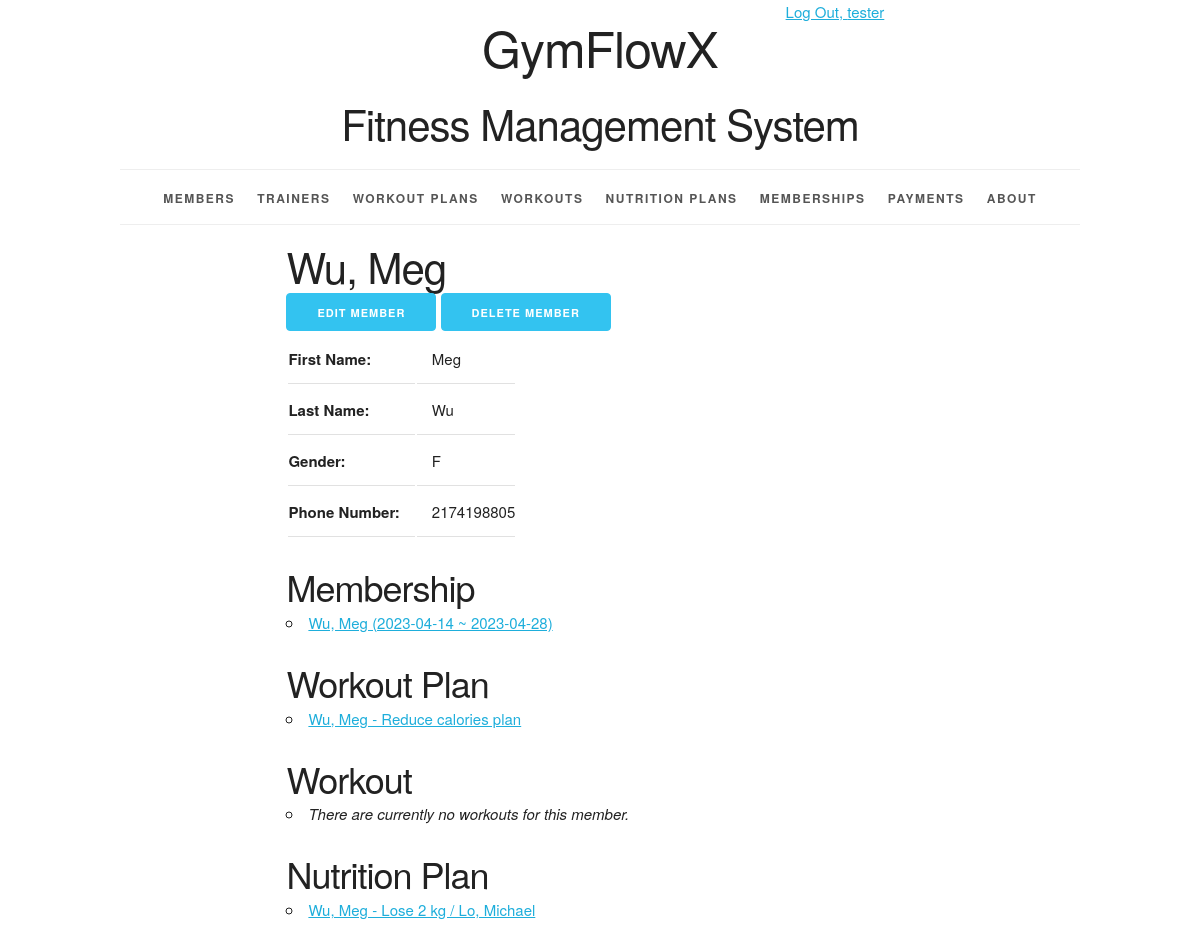
/member/6/ (signed in), run on an earlier commit of the app's database.
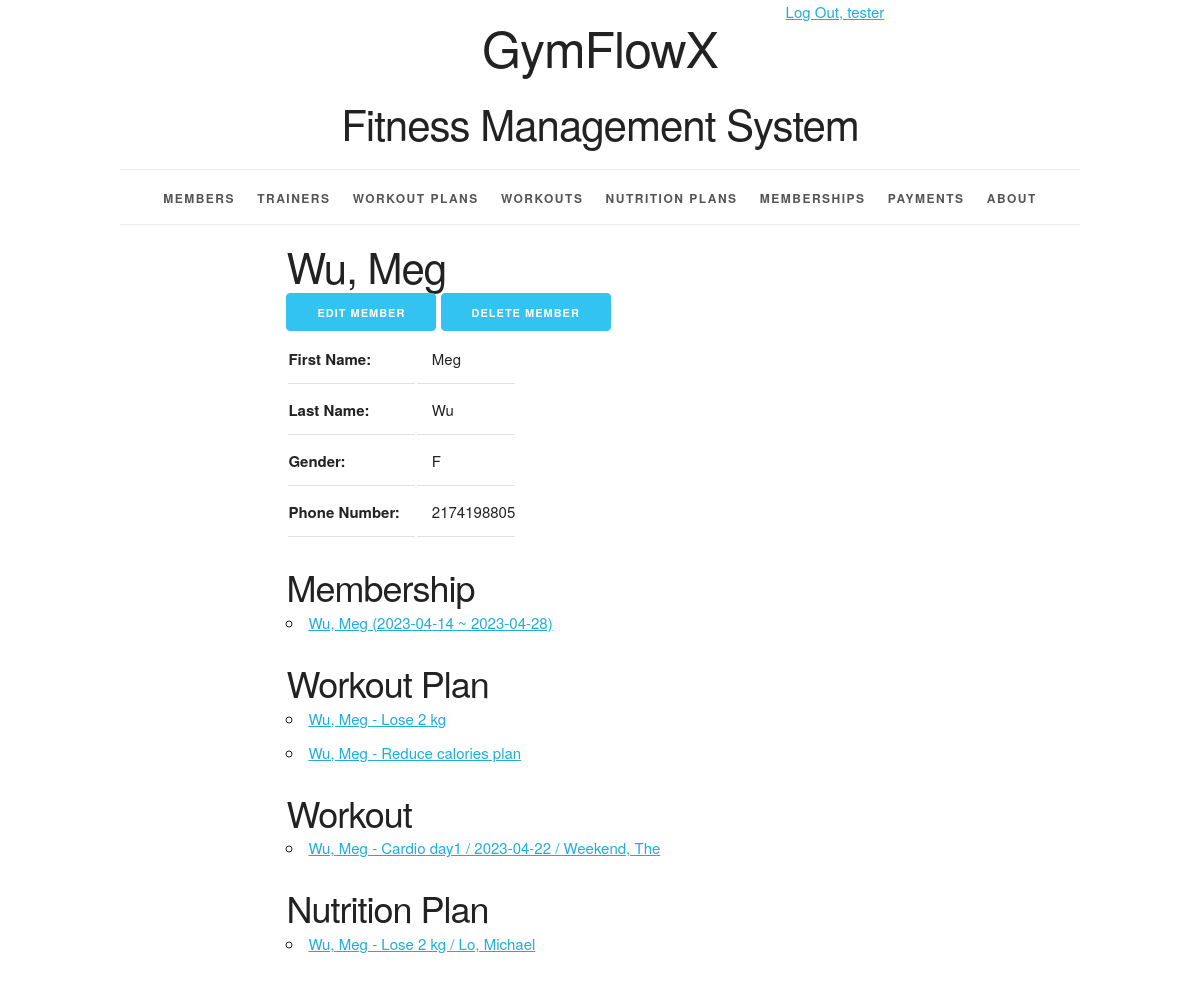
And on a later commit of the database.
### workoutinfo/models.py (models this page shows, shortened)
class Member(models.Model):
    MALE = 'M'
    FEMALE = 'F'
    OTHER = 'O'
    GENDER_CHOICES = [
        (MALE, 'Male'),
        (FEMALE, 'Female'),
        (OTHER, 'Other'),
    ]
    member_id = models.AutoField(primary_key=True)
    first_name = models.CharField(max_length=45)
    last_name = models.CharField(max_length=45)
    disambiguator = models.CharField(max_length=45, blank=True, default='')
    gender = models.CharField(max_length=1, choices=GENDER_CHOICES)
    phone_number = models.CharField(
        max_length=15,
        validators=[RegexValidator(
            r'^\+?\d{9,15}$',
            'Enter a valid phone number.'
        )]
    )
    def __str__(self):
        if self.disambiguator == '':
            return '%s, %s' % (self.last_name, self.first_name)
        else:
            result = '%s, %s (%s)' % (self.last_name, self.first_name, self.disambiguator)
        return result
    def get_update_url(self):
        return reverse('workoutinfo_member_update_urlpattern',
                        kwargs={'pk': self.pk})
    def get_delete_url(self):
        return reverse('workoutinfo_member_delete_urlpattern',
                        kwargs={'pk': self.pk})
    class Meta:
        ordering = ['last_name', 'first_name', 'disambiguator']
        constraints = [
            models.UniqueConstraint(fields=['last_name', 'first_name', 'phone_number'], name='unique_member')
        ]

class Membership(models.Model):
    membership_id = models.AutoField(primary_key=True)
    start_date = models.DateField()
    end_date = models.DateField()
    member = models.ForeignKey(Member, related_name='memberships', on_delete=models.PROTECT)
    def __str__(self):
        return f"{self.member} ({self.start_date} ~ {self.end_date})"
    def get_absolute_url(self):
        return reverse('workoutinfo_membership_detail_urlpattern',
                       kwargs={'pk': self.pk}
                       )
    class Meta:
        ordering = ['member', 'start_date', 'end_date']
        constraints = [
            UniqueConstraint(fields=['member', 'start_date', 'end_date'], name='unique_membership')
        ]

class WorkoutPlan(models.Model):
    workout_plan_id = models.AutoField(primary_key=True)
    name = models.CharField(max_length=255)
    description = models.TextField()
    start_date = models.DateField()
    end_date = models.DateField()
    member = models.ForeignKey(Member, related_name='workoutplans', on_delete=models.PROTECT)
    def __str__(self):
        return f"{self.member} - {self.name}"
    def get_absolute_url(self):
        return reverse('workoutinfo_workoutplan_detail_urlpattern',
                       kwargs={'pk': self.pk}
                       )
    class Meta:
        ordering = ['member', 'name']
        constraints = [
            UniqueConstraint(fields=['name', 'member'], name='unique_workoutplan')
        ]

class NutritionPlan(models.Model):
    TIME_CHOICES = [
        ('breakfast', 'BREAKFAST'),
        ('lunch', 'LUNCH'),
        ('dinner', 'DINNER'),
    ]
    nutrition_plan_id = models.AutoField(primary_key=True)
    name = models.CharField(max_length=255)
    description = models.TextField()
    member = models.ForeignKey(Member, related_name='nutritionplans', on_delete=models.PROTECT)
    trainer = models.ForeignKey(Trainer, related_name='nutritionplans', on_delete=models.PROTECT)
    def __str__(self):
        return f"{self.member} - {self.name} / {self.trainer}"
    def get_absolute_url(self):
        return reverse('workoutinfo_nutritionplan_detail_urlpattern',
                       kwargs={'pk': self.pk}
                       )
    class Meta:
        ordering = ['member', 'name', 'trainer']
        constraints = [
            UniqueConstraint(fields=['member', 'name'], name='unique_nutritionplan')
        ]

class Trainer(models.Model):
    GENDER_CHOICES = [
        ('M', 'Male'),
        ('F', 'Female'),
        ('O', 'Other'),
    ]
    member_id = models.AutoField(primary_key=True)
    first_name = models.CharField(max_length=45)
    last_name = models.CharField(max_length=45)
    disambiguator = models.CharField(max_length=45, blank=True, default='')
    gender = models.CharField(max_length=1, choices=GENDER_CHOICES)
    phone_number = models.CharField(
        max_length=15,
        validators=[RegexValidator(
            r'^\+?\d{9,15}$',
            'Enter a valid phone number.'
        )]
    )
    def __str__(self):
        if self.disambiguator == '':
            return '%s, %s' % (self.last_name, self.first_name)
        else:
            result = '%s, %s (%s)' % (self.last_name, self.first_name, self.disambiguator)
        return result
    class Meta:
        ordering = ['last_name', 'first_name', 'disambiguator']
        constraints = [
            UniqueConstraint(fields=['last_name', 'first_name', 'phone_number'], name='unique_trainer')
        ]

class Workout(models.Model):
    workout_id = models.AutoField(primary_key=True)
    date = models.DateField()
    name = models.CharField(max_length=255)
    description = models.TextField()
    duration = models.IntegerField(help_text='Enter duration in minutes')
    workout_plan = models.ForeignKey(WorkoutPlan, related_name='workouts', on_delete=models.PROTECT)
    member = models.ForeignKey(Member, related_name='workouts', on_delete=models.PROTECT)
    trainer = models.ForeignKey(Trainer, related_name='workouts', on_delete=models.PROTECT)
    def __str__(self):
        return f"{self.member} - {self.name} / {self.date} / {self.trainer}"
    def get_absolute_url(self):
        return reverse('workoutinfo_workout_detail_urlpattern',
                       kwargs={'pk': self.pk}
                       )
    class Meta:
        ordering = ['member', 'name', 'date']
        constraints = [
            UniqueConstraint(fields=['member', 'name'], name='unique_workout')
        ]

### workoutinfo/views.py (the view)
class MemberDetail(LoginRequiredMixin, PermissionRequiredMixin, DetailView):
    model = Member
    permission_required = 'workoutinfo.view_member'
    def get_context_data(self, **kwargs):
        context = super(DetailView, self).get_context_data(**kwargs)
        member = self.get_object()
        membership_list = member.memberships.all()
        workoutplan_list = member.workoutplans.all()
        workout_list = member.workouts.all()
        nutritionplan_list = member.nutritionplans.all()
        context['membership_list'] = membership_list
        context['workoutplan_list'] = workoutplan_list
        context['workout_list'] = workout_list
        context['nutritionplan_list'] = nutritionplan_list
        return context

### workoutinfo/templates/workoutinfo/member_detail.html (shortened to what this page needs)
{% extends 'workoutinfo/base.html' %}
{% block content %}
    <article>
        <div class="row">
            <div class="offset-by-two eight columns">
                <h2>{{ member }}</h2>
                <ul class="inline">
                    {% if perms.workoutinfo.change_member %}
                        <li>
                            <a href="{{ member.get_update_url }}"
                             class="button button-primary">
                            Edit Member</a></li>
                    {% endif %}
                    {% if perms.workoutinfo.delete_member %}
                        <li>
                            <a href="{{ member.get_delete_url }}"
                             class="button button-primary">
                            Delete Member</a></li>
                    {% endif %}
                 </ul>
                <section>
                    <table>
                        <tr>
                            <th>First Name:</th>
                            <td>{{ member.first_name }}</td>
                        </tr>
                        <tr>
                            <th>Last Name:</th>
                            <td>{{ member.last_name }}</td>
                        </tr>
                        <tr>
                            <th>Gender:</th>
                            <td>{{ member.gender }}</td>
                        </tr>
                        <tr>
                            <th>Phone Number:</th>
                            <td>{{ member.phone_number }}</td>
                        </tr>
                    </table>
                </section>
                <section>
                    <h3>Membership</h3>
                    <ul>
                        {% for membership in membership_list %}
                            <li>
                                <a href="{{ membership.get_absolute_url }}">{{ membership }}</a>
                            </li>
                        {% empty %}
                            <li><em>There are currently no memberships for this member.</em></li>
                        {% endfor %}
                    </ul>
                </section>
                <section>
                    <h3>Workout Plan</h3>
                    <ul>
                        {% for workoutplan in workoutplan_list %}
                            <li>
                                <a href="{{ workoutplan.get_absolute_url }}">{{ workoutplan }}</a>
                            </li>
                        {% empty %}
                            <li><em>There are currently no workoutplans for this member.</em></li>
                        {% endfor %}
                    </ul>
                </section>
                <section>
                    <h3>Workout</h3>
                    <ul>
                        {% for workout in workout_list %}
                            <li>
                                <a href="{{ workout.get_absolute_url }}">{{ workout }}</a>
                            </li>
                        {% empty %}
                            <li><em>There are currently no workouts for this member.</em></li>
                        {% endfor %}
                    </ul>
                </section>
                <section>
                    <h3>Nutrition Plan</h3>
                    <ul>
                        {% for nutritionplan in nutritionplan_list %}
                            <li>
                                <a href="{{ nutritionplan.get_absolute_url }}">{{ nutritionplan }}</a>
                            </li>
                        {% empty %}
                            <li><em>There are currently no nutritionplans for this member.</em></li>
                        {% endfor %}
                    </ul>
                </section>
            </div>
        </div>
    </article>
{% endblock %}

### workoutinfo/templates/workoutinfo/base.html (shortened to what this page needs)
{% load static %}
<!DOCTYPE html>
<html lang="en">
<head>
    <link rel="stylesheet" type="text/css"
          href="{% static 'workoutinfo/normalize.css' %}">
    <link rel="stylesheet" type="text/css"
          href="{% static 'workoutinfo/skeleton.css' %}">
    <link rel="stylesheet" type="text/css"
          href="{% static 'workoutinfo/style.css' %}">
</head>
<body>
<div class="container">
    <div class="status row">
        <div class="offset-by-eight four columns">
            <ul class="inline">
                {% if user.is_authenticated %}
                    <li><a href="{% url 'logout_urlpattern' %}">
                        Log Out, {{ user.get_username }}</a></li>
                {% else %}
                    <li><a href="{% url 'login_urlpattern' %}">
                        Log In</a></li>
                {% endif %}
            </ul>
        </div>
    </div>
    <header class="row">
        <div class="offset-by-one ten columns">
            <h1>GymFlowX</h1>
            <h2>Fitness Management System</h2>
        </div>
    </header>
    <nav>
        <ul>
            {% if perms.workoutinfo.view_member %}
                <li>
                    <a href="{% url 'workoutinfo_member_list_urlpattern' %}">
                        Members</a></li>
            {% endif %}
            {% if perms.workoutinfo.view_trainer %}
                <li>
                    <a href="{% url 'workoutinfo_trainer_list_urlpattern' %}">
                        Trainers</a></li>
            {% endif %}
            {% if perms.workoutinfo.view_workoutplan %}
                <li>
                    <a href="{% url 'workoutinfo_workoutplan_list_urlpattern' %}">
                        Workout Plans</a></li>
            {% endif %}
            {% if perms.workoutinfo.view_workout %}
                <li>
                    <a href="{% url 'workoutinfo_workout_list_urlpattern' %}">
                    Workouts</a></li>
            {% endif %}
            {% if perms.workoutinfo.view_nutritionplan %}
                <li>
                    <a href="{% url 'workoutinfo_nutritionplan_list_urlpattern' %}">
                    Nutrition Plans</a></li>
            {% endif %}
            {% if perms.workoutinfo.view_membership %}
                <li>
                    <a href="{% url 'workoutinfo_membership_list_urlpattern' %}">
                        Memberships</a></li>
            {% endif %}
            {% if perms.workoutinfo.view_payment %}
                <li>
                    <a href="{% url 'workoutinfo_payment_list_urlpattern' %}">
                        Payments</a></li>
            {% endif %}
            <li>
                <a href="{% url 'about_urlpattern' %}">
                    About</a></li>
        </ul>
    </nav>
    <main>
        {% block content %}{% endblock %}
    </main>
</div>
</body>
</html>

What changed in the data, as far as the page shows it:
added WorkoutPlan: member+name "Wu, Meg - Lose 2 kg"
added Workout: member+name+date "Wu, Meg - Cardio day1 / 2023-04-22 / Weekend, The"
Also different on the page:
text no longer shown: "There are currently no workouts for this member."
